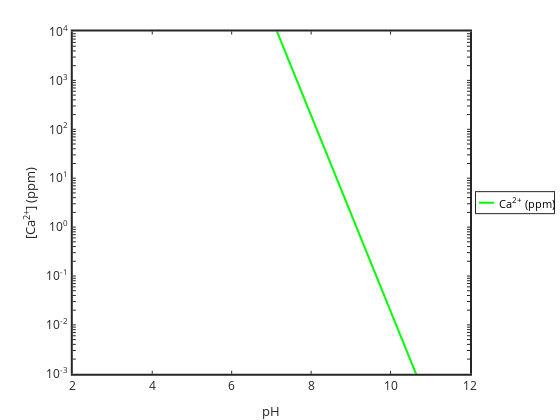

This figure's notebook cell:
### Code cell
% Define constants
graphics_toolkit("plotly");

% Define pH range and compute species concentrations
pH = 2:0.1:12;
H = 10.^-pH;                                
HCO3 = (Ka1 * KH * PCO2) ./ H;              
CO3 = (Ka2 * Ka1 * KH * PCO2) ./ (H.^2);    

% Compute [Ca2+] in mol/L
Ca = Ksp ./ CO3; % Solubility equilibrium

% Convert [Ca2+] to ppm
Ca_ppm = Ca * molar_mass * 1000; % Convert from mol/L to ppm

% Plot Ca (ppm) vs. pH
figure;
h4 = semilogy(pH, Ca_ppm, 'g-', 'linewidth', 2);
xlabel('pH'); ylabel('[Ca^{2+}] (ppm)')
legend('Ca^{2+} (ppm)','location','eastoutside');
legend("autoupdate", "off");
set(gca, 'linewidth', 2, 'fontsize', 12);
axis([2 12 1e-3 1e4]); % Adjusted y-axis for ppm scale

% Find the Ca concentration at pH = 12
pH_target = 12;                        
[~, idx] = min(abs(pH - pH_target));   % Find closest pH index
Ca_target_ppm = Ca_ppm(idx);                   

% Display results
fprintf('The Ca concentration at pH %.1f is %.2f ppm.\n', pH_target, Ca_target_ppm);

### Figure 1 — Plotly figure (JSON) as saved in the notebook; plotly's stock layout.template omitted (floating-point values rounded to 4 significant figures)
{"data": [{"line": {"color": "rgb(0,255,0)", "dash": "solid", "width": 2}, "marker": {"color": "rgb(0,255,0)", "line": {"color": "rgb(0,255,0)"}, "size": 6, "symbol": "none"}, "mode": "lines", "name": "Ca^{2+} (ppm)", "showlegend": true, "type": "scatter", "visibility": true, "x": [2, 2.1, 2.2, 2.3, 2.4, 2.5, 2.6, 2.7, 2.8, 2.9, 3, 3.1, 3.2, 3.3, 3.4, 3.5, 3.6, 3.7, 3.8, 3.9, 4, 4.1, 4.2, 4.3, 4.4, 4.5, 4.6, 4.7, 4.8, 4.9, 5, 5.1, 5.2, 5.3, 5.4, 5.5, 5.6, 5.7, 5.8, 5.9, 6, 6.1, 6.2, 6.3, 6.4, 6.5, 6.6, 6.7, 6.8, 6.9, 7, 7.1, 7.2, 7.3, 7.4, 7.5, 7.6, 7.7, 7.8, 7.9, 8, 8.1, 8.2, 8.3, 8.4, 8.5, 8.6, 8.7, 8.8, 8.9, 9, 9.1, 9.2, 9.3, 9.4, 9.5, 9.6, 9.7, 9.8, 9.9, 10, 10.1, 10.2, 10.3, 10.4, 10.5, 10.6, 10.7, 10.8, 10.9, 11, 11.1, 11.2, 11.3, 11.4, 11.5, 11.6, 11.7, 11.8, 11.9, 12], "xaxis": "x", "y": [191200000000000.0, 120700000000000.0, 76135733136724, 48040000000000.0, 30310000000000.0, 19120000000000.0, 12070000000000.0, 7614000000000.0, 4804000000000.0, 3031000000000.0, 1912000000000.0, 1207000000000.0, 761400000000.0, 480400000000.0, 303100000000.0, 191200000000.0, 120700000000.0, 76140000000.0, 48040000000.0, 30310000000.0, 19120000000.0, 12070000000.0, 7614000000.0, 4804000000.0, 3031000000.0, 1912000000.0, 1207000000.0, 761400000.0, 480400000.0, 303100000.0, 191200000.0, 120700000.0, 76140000.0, 48040000.0, 30310000.0, 19120000.0, 12070000.0, 7614000.0, 4804000.0, 3031000.0, 1912000.0, 1207000.0, 761400.0, 480400.0, 303100.0, 191200.0, 120700.0, 76140.0, 48040.0, 30310.0, 19120.0, 12070.0, 7614.0, 4804.0, 3031.0, 1912.0, 1207.0, 761.4, 480.4, 303.1, 191.2, 120.7, 76.14, 48.04, 30.31, 19.12, 12.07, 7.614, 4.804, 3.031, 1.912, 1.207, 0.7614, 0.4804, 0.3031, 0.1912, 0.1207, 0.07614, 0.04804, 0.03031, 0.01912, 0.01207, 0.007614, 0.004804, 0.003031, 0.001912, 0.001207, 0.0007614, 0.0004804, 0.0003031, 0.0001912, 0.0001207, 7.614e-05, 4.804e-05, 3.031e-05, 1.912e-05, 1.207e-05, 7.614e-06, 4.804e-06, 3.031e-06, 1.912e-06], "yaxis": "y"}, {"hoverinfo": "none", "line": {"color": "rgb(0,255,0)", "dash": "solid", "width": 2}, "marker": {"color": "rgb(0,255,0)", "line": {"color": "rgb(0,255,0)"}, "size": 6, "symbol": "none"}, "mode": "lines", "name": "", "showlegend": false, "type": "scatter", "visibility": true, "x": [3, 18], "xaxis": "x2", "y": [10.5, 10.5], "yaxis": "y2"}], "layout": {"annotations": [{"font": {"color": "rgb(0, 0, 0)", "size": 10.8}, "showarrow": false, "text": "Ca<sup>2+</sup> (ppm)", "x": 21, "xanchor": "left", "xref": "x2", "y": 10.5, "yanchor": "middle", "yref": "y2"}], "height": 420, "hovermode": "closest", "margin": {"b": 0, "l": 0, "r": 0, "t": 0}, "plot_bgcolor": "rgba(0, 0, 0, 0)", "showlegend": false, "width": 560, "xaxis": {"anchor": "y", "autorange": false, "domain": [0.13, 0.8393], "exponentformat": "none", "gridcolor": "rgba(38,38,38,0.15)", "gridwidth": 2, "linecolor": "rgb(38,38,38)", "linewidth": 2, "mirror": "ticks", "range": [2, 12], "showgrid": false, "showline": true, "side": "bottom", "spikedash": "solid", "spikemode": "across", "spikesides": false, "spikethickness": 1, "tickangle": 0, "tickcolor": "rgb(38,38,38)", "tickfont": {"color": "rgb(38,38,38)", "size": 12}, "ticklen": 3, "ticks": "inside", "ticktext": ["2", "4", "6", "8", "10", "12"], "tickvals": [2, 4, 6, 8, 10, 12], "title": {"font": {"color": "rgb(38,38,38)", "size": 13.2}, "text": "pH"}, "type": "linear", "visible": true, "zeroline": false}, "xaxis2": {"anchor": "y2", "autorange": false, "domain": [0.85, 0.9893], "exponentformat": "none", "fixedrange": true, "gridcolor": "rgba(38,38,38,0.15)", "gridwidth": 1, "linecolor": "rgb(38,38,38)", "linewidth": 1, "mirror": true, "range": [0, 78], "showgrid": false, "showline": true, "showspikes": false, "side": "bottom", "spikedash": "solid", "spikemode": "across", "spikesides": false, "spikethickness": 1, "tickangle": 0, "tickcolor": "rgb(38,38,38)", "tickfont": {"color": "rgb(38,38,38)", "size": 10.8}, "ticklen": 3, "ticks": "", "ticktext": [], "tickvals": [], "title": {"font": {"color": "rgb(0, 0, 0)", "size": 11.88}, "text": ""}, "type": "linear", "visible": true, "zeroline": false}, "yaxis": {"anchor": "x", "autorange": false, "domain": [0.11, 0.925], "exponentformat": "none", "gridcolor": "rgba(38,38,38,0.15)", "gridwidth": 2, "linecolor": "rgb(38,38,38)", "linewidth": 2, "mirror": "ticks", "range": [-3, 4], "showgrid": false, "showline": true, "side": "left", "spikedash": "solid", "spikemode": "across", "spikesides": false, "spikethickness": 1, "tickangle": 0, "tickcolor": "rgb(38,38,38)", "tickfont": {"color": "rgb(38,38,38)", "size": 12}, "ticklen": 3, "ticks": "inside", "ticktext": ["10<sup>-3</sup>", "", "", "", "", "", "", "", "", "10<sup>-2</sup>", "", "", "", "", "", "", "", "", "10<sup>-1</sup>", "", "", "", "", "", "", "", "", "10<sup>0</sup>", "", "", "", "", "", "", "", "", "10<sup>1</sup>", "", "", "", "", "", "", "", "", "10<sup>2</sup>", "", "", "", "", "", "", "", "", "10<sup>3</sup>", "", "", "", "", "", "", "", "", "10<sup>4</sup>"], "tickvals": [0.001, 0.002, 0.003, 0.004, 0.005, 0.006, 0.007, 0.008, 0.009, 0.01, 0.02, 0.03, 0.04, 0.05, 0.06, 0.07, 0.08, 0.09, 0.1, 0.2, 0.3, 0.4, 0.5, 0.6, 0.7, 0.8, 0.9, 1, 2, 3, 4, 5, 6, 7, 8, 9, 10, 20, 30, 40, 50, 60, 70, 80, 90, 100, 200, 300, 400, 500, 600, 700, 800, 900, 1000, 2000, 3000, 4000, 5000, 6000, 7000, 8000, 9000, 10000], "title": {"font": {"color": "rgb(38,38,38)", "size": 13.2}, "text": "[Ca<sup>2+</sup>] (ppm)"}, "type": "log", "visible": true, "zeroline": false}, "yaxis2": {"anchor": "x2", "autorange": false, "domain": [0.4925, 0.5425], "exponentformat": "none", "fixedrange": true, "gridcolor": "rgba(38,38,38,0.15)", "gridwidth": 1, "linecolor": "rgb(38,38,38)", "linewidth": 1, "mirror": true, "range": [21, 0], "showgrid": false, "showline": true, "showspikes": false, "side": "left", "spikedash": "solid", "spikemode": "across", "spikesides": false, "spikethickness": 1, "tickangle": 0, "tickcolor": "rgb(38,38,38)", "tickfont": {"color": "rgb(38,38,38)", "size": 10.8}, "ticklen": 3, "ticks": "", "ticktext": [], "tickvals": [], "title": {"font": {"color": "rgb(0, 0, 0)", "size": 11.88}, "text": ""}, "type": "linear", "visible": true, "zeroline": false}}}
